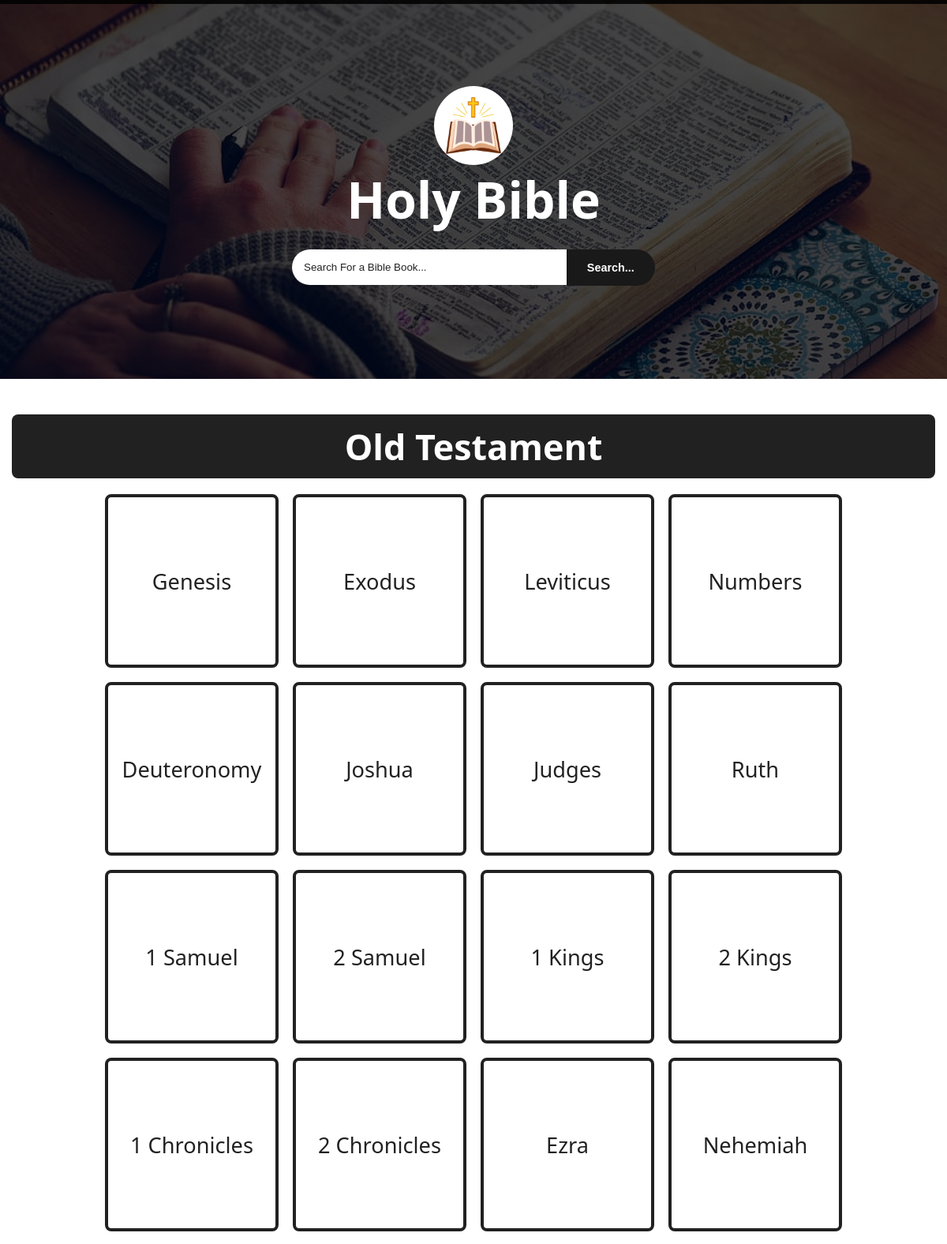
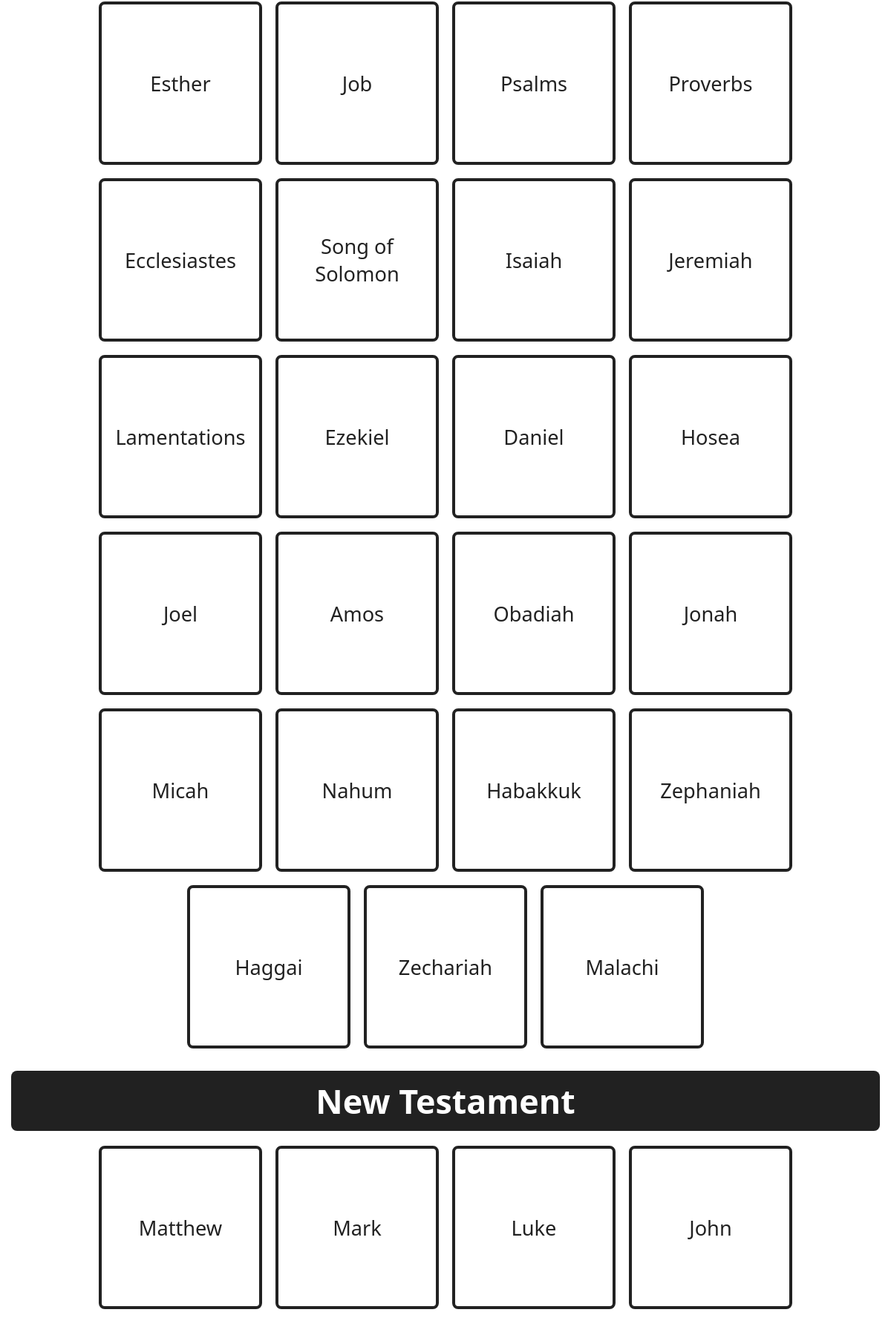
The page / (upper part) on the database its author committed (2 pictures, top to bottom).
### tables this page shows
CREATE TABLE `books` (
  `book_id` int(11) NOT NULL,
  `book_name` varchar(100) NOT NULL,
  `testament` varchar(50) NOT NULL
);

### index.php (the view, shortened to what this page needs)
<?php
include("connection.php");
?>
<!DOCTYPE html>
<html lang="en">
<head>
    <link rel="stylesheet" href="style.css">
</head>
<body>
        <?php
        include("loader.php");
        ?>
    <div class="scroll-bar"></div>
    <div class="main-container">
        <div class="header">
            <img src="./Images/icon.webp" alt="Icon">
            <h1><a href="./bible">Holy Bible</a></h1>
            <form action="" method="POST">
                <input type="search" name="search_value" placeholder="Search For a Bible Book..." required>
                <button type="submit" name="search">Search...</button>
            </form>
        </div>
        <div class="books-container">
            <div class="title">
                <h1>Old Testament</h1>
            </div>
            <div class="book-card-container">
                <?php
                $select1=$con->query("SELECT * FROM `books` WHERE `testament` = 'Old Testament'");
                if(mysqli_num_rows($select1) > 0){
                    while($row1=mysqli_fetch_assoc($select1)){
                    $book_name=$row1['book_name'];
                ?>
                    <div class="book-card"><a href="./book?book_name=<?php echo urlencode($book_name);?>"><?php echo $book_name;?></a></div>
                <?php
                }
                }
                else{
                    echo"<center><h1 style='font-size: 3rem;'>No Old Testament Books Found...</h1></center>";
                }
                ?>
            </div>
            <div class="title">
                <h1>New Testament</h1>
            </div>
            <div class="book-card-container">
                <?php
                $select2=$con->query("SELECT * FROM `books` WHERE `testament` = 'New Testament'");
                if(mysqli_num_rows($select2) > 0){
                    while($row2=mysqli_fetch_assoc($select2)){
                    $book_name=$row2['book_name'];
                ?>
                    <div class="book-card"><a href="./book?book_name=<?php echo urlencode($book_name);?>"><?php echo $book_name;?></a></div>
                <?php
                }
                }
                else{
                    echo"<center><h1 style='font-size: 3rem;'>No New Testament Books Found...</h1></center>";
                }
                ?>
            </div>
        </div>
    </div>
</body>
</html>

### loader.php (shortened to what this page needs)
<!DOCTYPE html>
<html lang="en">
<head>
</head>
<body>
</body>
</html>

### style.css (style rules this page uses)
* { margin: 0; padding: 0; box-sizing: border-box; }
:root { --primary-color: #fff; --bg-color: rgba(0, 0, 0, 0.87); --bg-color-hover: rgb(25, 25, 25); --black: rgba(0, 0, 0, 0.87); }
html { scroll-behavior: smooth; transition: 0.4s ease-in; }
body { font-family: system-ui, -apple-system, BlinkMacSystemFont, 'Segoe UI', Roboto, Oxygen, Ubuntu, Cantarell, 'Open Sans', 'Helvetica Neue', sans-serif; }
::placeholder { color: var(--black); }
.scroll-bar { position: fixed; height: 5px; top: 0; left: 0; width: 100%; background: var(--bg-color); animation: scroll linear; animation-timeline: scroll(); }
.main-container { width: 100%; display: flex; flex-direction: column; }
.header { width: 100%; background-image: linear-gradient(rgba(0, 0, 0, 0.719), rgba(0, 0, 0, 0.719)), url(./Images/reading\ the\ bible.jpg); height: 60dvh; background-repeat: no-repeat; background-position: center; background-size: cover; display: flex; flex-direction: column; justify-content: center; align-items: center; }
.header img { width: 100px; height: 100px; border-radius: 50%; }
.header h1 { font-size: 4rem; color: var(--primary-color); }
.header h1 a { color: var(--primary-color); text-decoration: none; }
.header form { margin-top: 10px; padding: 10px; width: 40%; border-radius: 8px; display: flex; flex-direction: row; align-items: center; justify-content: space-between; }
.header form input { padding: 15px; border-radius: 50px 0px 0px 50px; border: none; width: 100%; outline: none; }
.header form button { padding: 15px 20px; border-radius: 0px 50px 50px 0px; border: none; width: 30%; text-align: center; background: var(--bg-color-hover); color: var(--primary-color); font-weight: 700; font-size: 0.9rem; transition: 0.3s ease-in; }
.books-container { display: flex; flex-direction: column; width: 100%; padding: 15px; }
.books-container .title { width: 100%; font-size: 1.4rem; text-align: center; background: var(--bg-color); color: var(--primary-color); margin-top: 30px; padding: 10px; border-radius: 8px; }
.book-card-container { width: 100%; display: flex; flex-direction: row; flex-wrap: wrap; align-items: center; justify-content: center; margin-top: 20px; gap: 18px; }
.book-card { display: flex; flex-direction: column; align-items: center; justify-content: center; border: 4px solid var(--black); border-radius: 8px; width: 220px; height: 220px; text-align: center; transition: 0.3s ease-in; }
.book-card a { color: var(--black); text-decoration: none; font-size: 1.7rem; font-weight: 500; border-radius: 8px; display: flex; flex-direction: column; align-items: center; justify-content: center; width: 100%; height: 100dvh; }

### rows shown on the page
books: book_name "Genesis"
books: book_name "Exodus"
books: book_name "Leviticus"
books: book_name "Numbers"
books: book_name "Deuteronomy"
books: book_name "Joshua"
books: book_name "Judges"
books: book_name "Ruth"
books: book_name "1 Samuel"
books: book_name "2 Samuel"
books: book_name "1 Kings"
books: book_name "2 Kings"
books: book_name "1 Chronicles"
books: book_name "2 Chronicles"
books: book_name "Ezra"
books: book_name "Nehemiah"
books: book_name "Esther"
books: book_name "Job"
books: book_name "Psalms"
books: book_name "Proverbs"
books: book_name "Ecclesiastes"
books: book_name "Song of Solomon"
books: book_name "Isaiah"
books: book_name "Jeremiah"
books: book_name "Lamentations"
books: book_name "Ezekiel"
books: book_name "Daniel"
books: book_name "Hosea"
books: book_name "Joel"
books: book_name "Amos"
books: book_name "Obadiah"
books: book_name "Jonah"
books: book_name "Micah"
books: book_name "Nahum"
books: book_name "Habakkuk"
books: book_name "Zephaniah"
books: book_name "Haggai"
books: book_name "Zechariah"
books: book_name "Malachi"
books: book_name "Matthew"
books: book_name "Mark"
books: book_name "Luke"
books: book_name "John"
